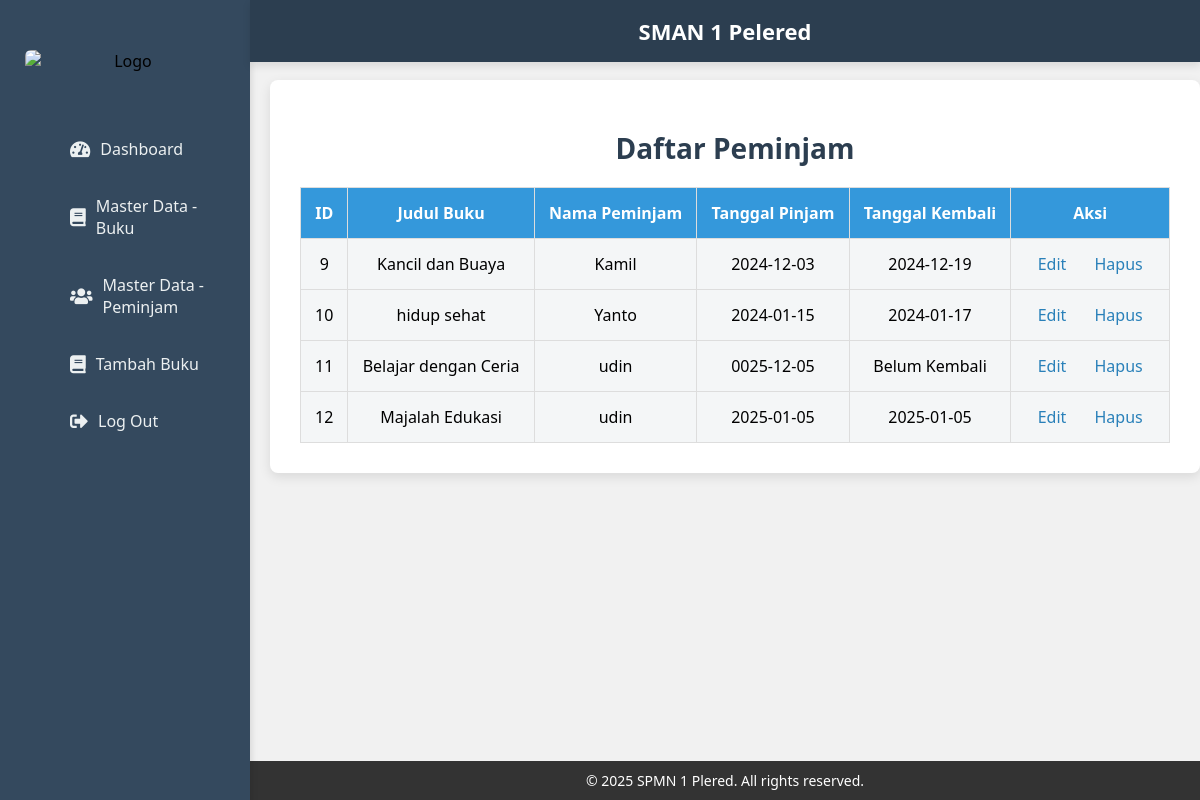
/borrowers.php (signed in), run on the app's committed database.
### tables this page shows
CREATE TABLE `peminjaman` (
  `judul_buku` varchar(50) NOT NULL,
  `peminjam` varchar(50) NOT NULL,
  `tgl_pinjam` varchar(25) NOT NULL,
  `tgl_kembali` varchar(25) NOT NULL,
  `lama_pinjam` int(5) NOT NULL,
  `keterangan` varchar(100) NOT NULL,
  `id` int(5) NOT NULL
);

### borrowers.php (the view, shortened to what this page needs)
<?php
include 'includes/db.php';
include 'includes/header.php';
$query = "SELECT * FROM peminjaman";
$result = mysqli_query($conn, $query);
?>
<!DOCTYPE html>
<html lang="en">
<head>
    <link rel="stylesheet" href="css/style.css">
    <link rel="stylesheet" href="https://cdnjs.cloudflare.com/ajax/libs/font-awesome/5.15.4/css/all.min.css">
</head>
<body>
 <div class="sidebar">
    <div class="logo">
        <img src="images/logosman.jpg" alt="Logo" posix_getlogin>
    </div>
    <ul>
        <a href="admin.php"><i class="fas fa-tachometer-alt"></i> Dashboard</a>
        <a href="books.php"><i class="fas fa-book"></i> Master Data - Buku</a>
        <a href="borrowers.php"><i class="fas fa-users"></i> Master Data - Peminjam</a>
        <a href="add_book.php"><i class="fas fa-book"></i> Tambah Buku</a>
        <a href="logout.php"><i class="fas fa-sign-out-alt"></i> Log Out</a>
    </ul>
</div>
<div class="container">
    <h1>Daftar Peminjam</h1>
    <?php if (mysqli_num_rows($result) > 0) { ?>
        <table>
            <thead>
                <tr>
                    <th>ID</th>
                    <th>Judul Buku</th>
                    <th>Nama Peminjam</th>
                    <th>Tanggal Pinjam</th>
                    <th>Tanggal Kembali</th>
                    <th>Aksi</th>
                </tr>
            </thead>
            <tbody>
                <?php while ($row = mysqli_fetch_assoc($result)) { ?>
                    <tr>
                        <td><?php echo $row['id']; ?></td>
                        <td><?php echo $row['judul_buku']; ?></td>
                        <td><?php echo $row['peminjam']; ?></td>
                        <td><?php echo $row['tgl_pinjam']; ?></td>
                        <td><?php echo $row['tgl_kembali']; ?></td>
                        <td>
                            <a href="edit_book.php?id=<?php echo $row['id']; ?>">Edit</a>
                            <a href="delete_borrower.php?id=<?php echo $row['id']; ?>" onclick="return confirm('Apakah Anda yakin?')">Hapus</a>
                        </td>
                    </tr>
                <?php } ?>
            </tbody>
        </table>
    <?php } else { ?>
        <p>Tidak ada data peminjaman.</p>
    <?php } ?>
</div>
<?php include 'includes/footer.php'; ?>
</body>
</html>

### css/style.css (style rules this page uses)
body { font-family: 'Segoe UI', Tahoma, Geneva, Verdana, sans-serif; margin: 0; padding: 0; background-color: #f1f1f1; }
.sidebar { width: 250px; position: fixed; top: 0; left: 0; background-color: #34495e; height: 100%; display: flex; flex-direction: column; padding-top: 20px; box-shadow: 2px 0 6px rgba(0, 0, 0, 0.1); z-index: 999; }
.sidebar .logo { width: 80%; margin: 0 auto; padding: 10px 0; }
.sidebar a { color: #ecf0f1; padding: 15px 20px; text-decoration: none; display: flex; align-items: center; font-size: 16px; border-radius: 4px; margin: 5px 10px; transition: background-color 0.3s ease, color 0.3s ease; }
.sidebar a i { margin-right: 10px; font-size: 18px; }
.container { margin-left: 270px; padding: 30px; background-color: #ffffff; border-radius: 8px; box-shadow: 0px 4px 12px rgba(0, 0, 0, 0.1); margin-top: 80px; transition: margin-left 0.3s ease; }
h1 { text-align: center; color: #2c3e50; margin-bottom: 20px; font-size: 28px; }
table { width: 100%; border-collapse: collapse; margin-top: 20px; }
th, td { border: 1px solid #ddd; padding: 14px; text-align: center; font-size: 16px; }
th { background-color: #3498db; color: white; font-weight: bold; }
td { background-color: #f4f6f7; }
td a { color: #2980b9; text-decoration: none; padding: 6px 12px; border-radius: 4px; }
img { max-width: 80px; max-height: 80px; border-radius: 6px; object-fit: cover; }
.logo img { max-width: 100%; height: auto; margin: 20px 0; display: block; margin-left: auto; margin-right: auto; }
body { padding-top: 80px; }

### css/br.css (style rules this page uses)
body { font-family: 'Segoe UI', Tahoma, Geneva, Verdana, sans-serif; margin: 0; padding: 0; background-image: url('images/perpustakaan.jpg'); background-size: cover; background-position: center; }
.sidebar { width: 250px; position: fixed; top: 0; left: 0; background-color: #34495e; height: 100%; display: flex; flex-direction: column; padding-top: 20px; box-shadow: 2px 0 6px rgba(0, 0, 0, 0.1); z-index: 999; }
.sidebar .logo { width: 80%; margin: 0 auto; padding: 10px 0; text-align: center; }
.sidebar .logo img { max-width: 100%; height: auto; }
.sidebar a { color: #ecf0f1; padding: 15px 20px; text-decoration: none; display: flex; align-items: center; font-size: 16px; border-radius: 4px; margin: 5px 10px; transition: background-color 0.3s ease, color 0.3s ease; }
.sidebar a i { margin-right: 10px; font-size: 18px; }
.container { margin-left: 270px; padding: 30px; background-color: #ffffff; border-radius: 8px; box-shadow: 0px 4px 12px rgba(0, 0, 0, 0.1); margin-top: 80px; transition: margin-left 0.3s ease; }

### data on the page
peminjaman: id "9", judul_buku "Kancil dan Buaya", peminjam "Kamil", tgl_pinjam "2024-12-03", tgl_kembali "2024-12-19"
peminjaman: id "10", judul_buku "hidup sehat", peminjam "Yanto", tgl_pinjam "2024-01-15", tgl_kembali "2024-01-17"
peminjaman: id "11", judul_buku "Belajar dengan Ceria", peminjam "udin", tgl_pinjam "0025-12-05", tgl_kembali "Belum Kembali"
peminjaman: id "12", judul_buku "Majalah Edukasi", peminjam "udin", tgl_pinjam "2025-01-05", tgl_kembali "2025-01-05"
